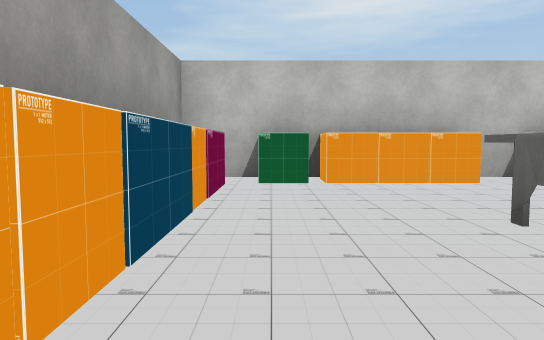
view 1 (above)

23 first-person views from a walk through a scene from a Unity 3-D project. The camera is 1.2 m above the floor, tilts 4° down and sees 70° across. The floor is counted in squares, 2 m on a side. Each view is taken from the middle of a square. On the plan, view 1 faces up. The plan holds only what a view shows up to about 11 squares ahead; the rest is blank. The place goes on beyond the plan. Some surface patterns are stand-ins.

view 2
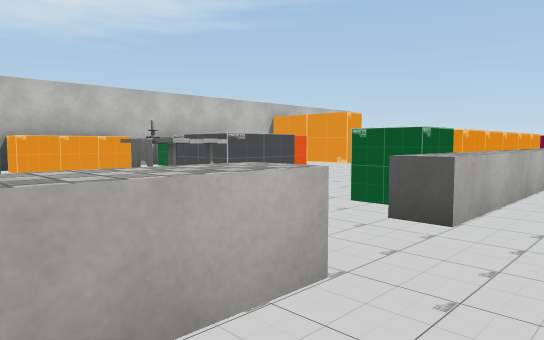

view 3
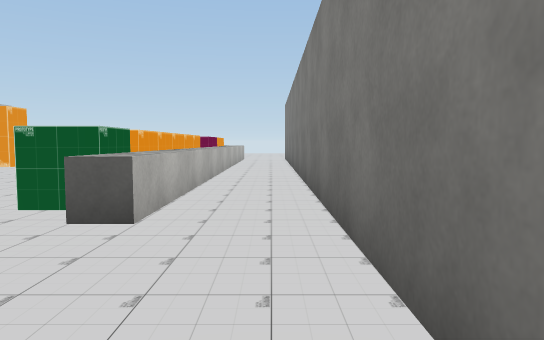

view 4
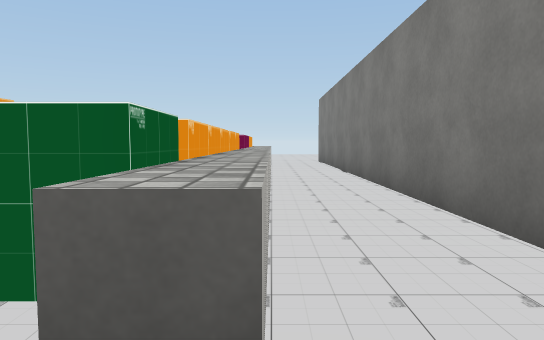

view 5
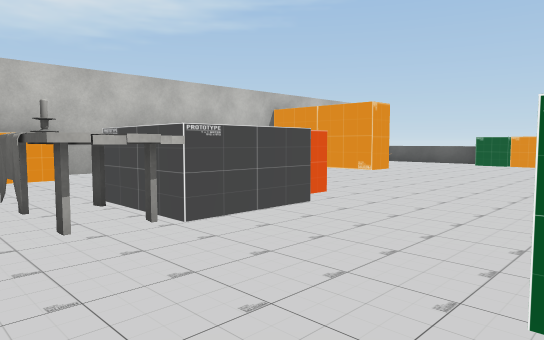

view 6
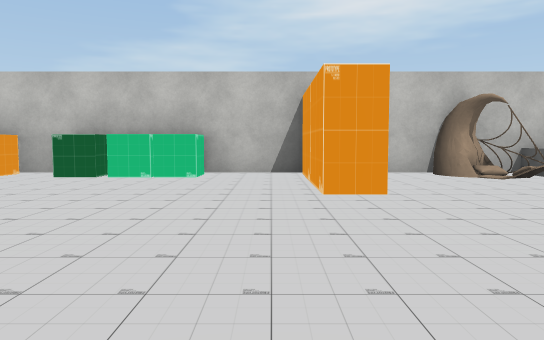

view 7
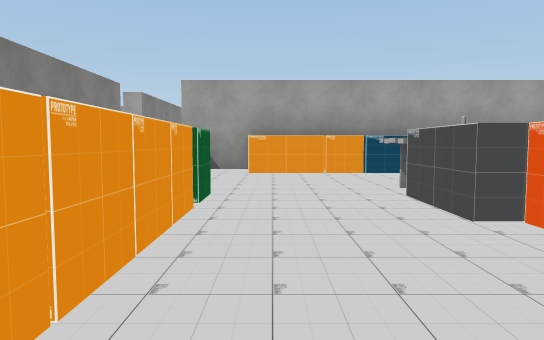

view 8
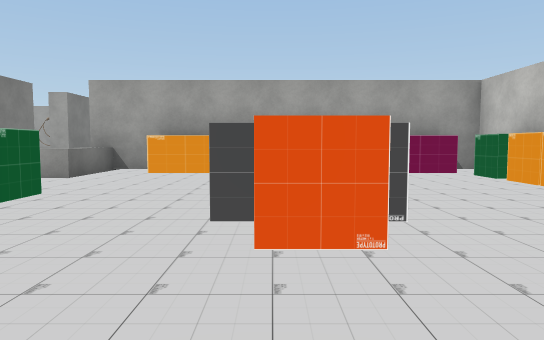

view 9
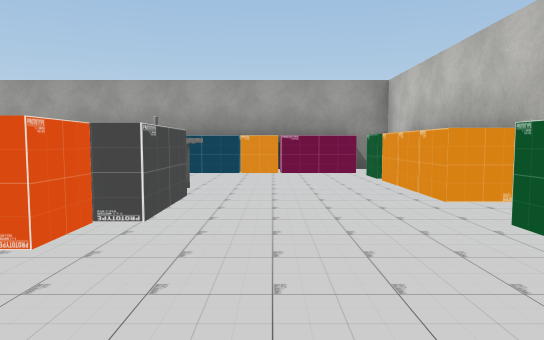

view 10
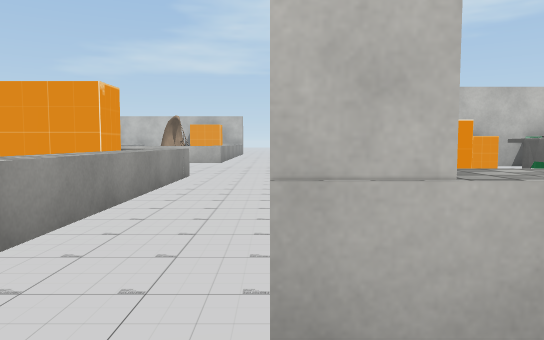

view 11
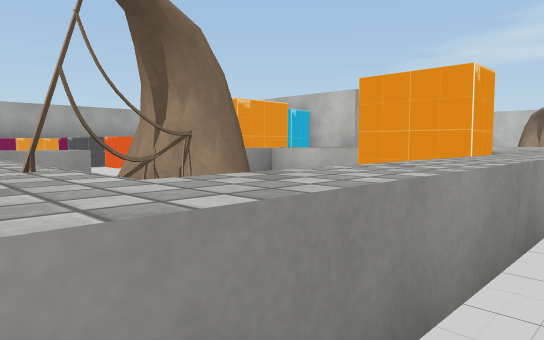

view 12
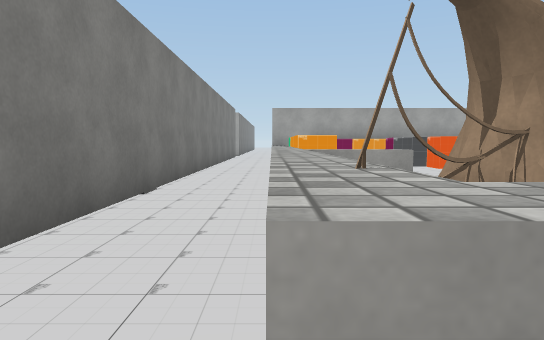

view 13
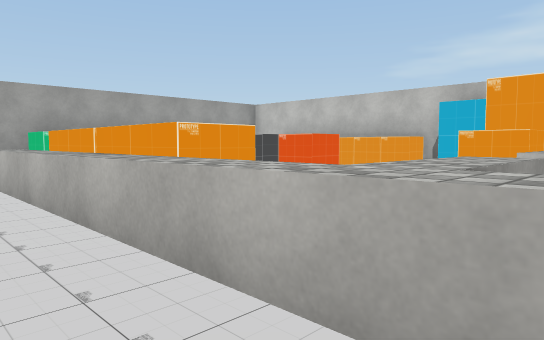

view 14
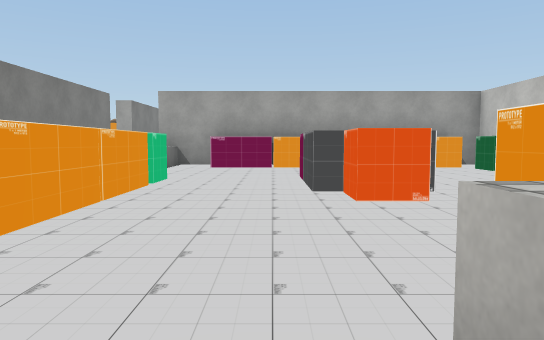

view 15
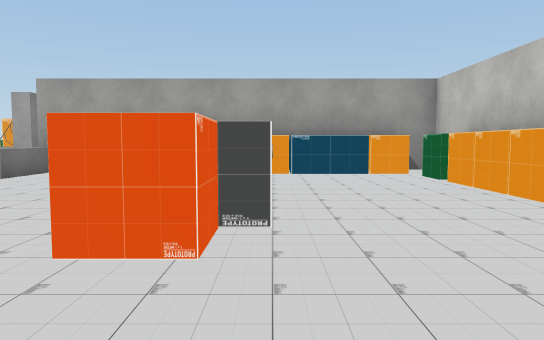

view 16
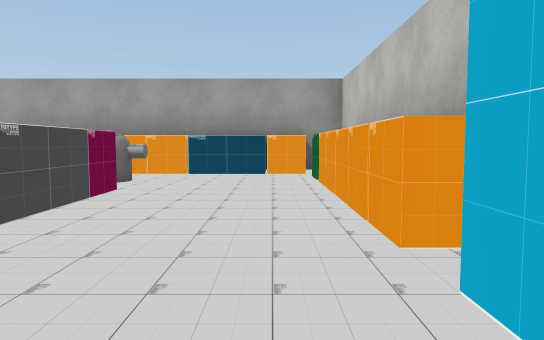

view 17
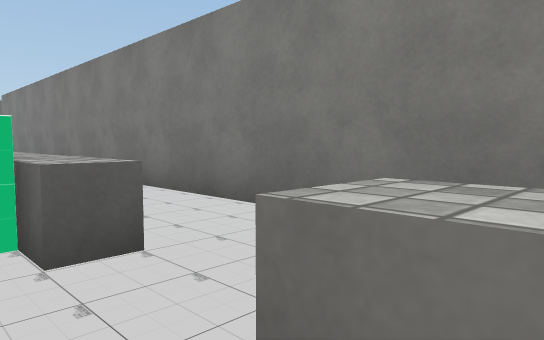

view 18
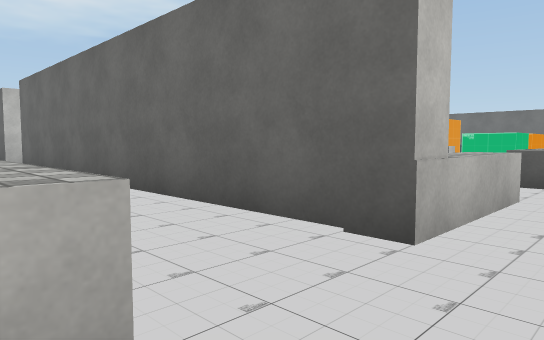

view 19
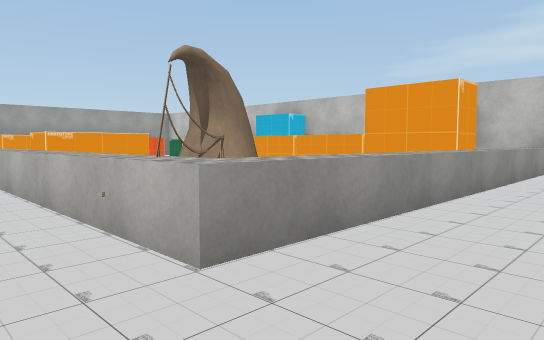

view 20
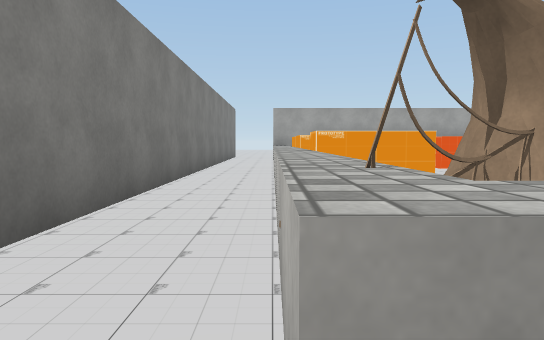

view 21
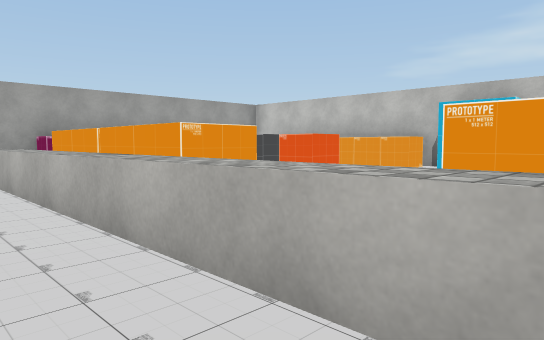

view 22
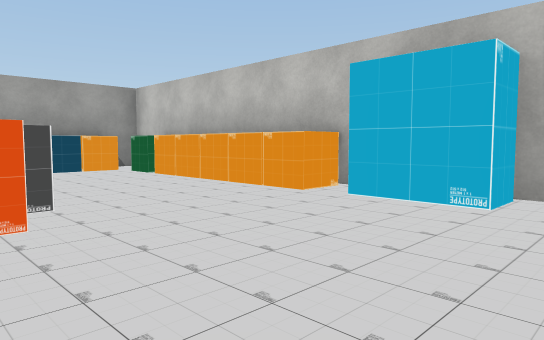

view 23
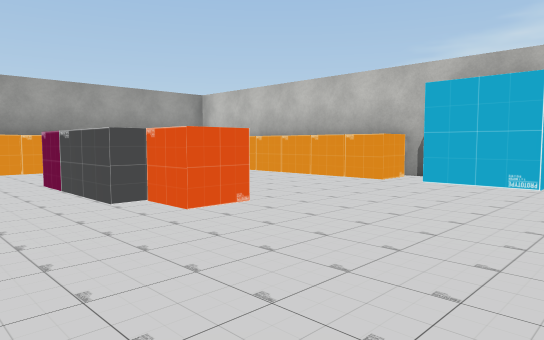

### Floor plan
Key: @ floor where view 1 was taken; # wall or solid block; . floor; ^ raised ledge; O other object.
Columns run from 35 left of view 1 to 11 right of it. Each row starts with its distance up from view 1.
 10                               O
  9                              ^O
  8                                ...
  7 #########    ## ###########    ..##############
  6 OOOOOO.##     ^ ##OOOOO.##^    ..##OOOO.OO..#.O
  5 O.........    ^. O........^    ..#^.........#..
  4 ^.........    ^. ^....... #^^ ^^.#O.........#..
  3     ^O....^^^##. O.O^^^...#  ##^.#O..OOO.......
  2 O..^^OO...    ^. O.O^^OO..O    ^.#O..OOO.......
  1 O.........    ^..O..........   ^.#O............
  0 ^     ....^  O^.#^........^   O^.#^@.........
 -1 #    ^^^..^ .O^.##...O^^^.^   O^.#....OOOOO.^^^
 -2     ^^^^^^^^^^^..^^.^O^^^^^^^^^^.#^^.^^^^^^^^^^
 -3     ..............  ............ ..............
 -4       # ##### #        # ##### #        ######

Where each view was taken, in squares from view 1:
view 1: 0 up, 0 right, facing up
view 2: 3 down, 1 left, facing up-right
view 3: 3 down, 1 left, facing right
view 4: 2 down, 1 right, facing right
view 5: 1 down, 1 right, facing up-right
view 6: 1 down, 8 right, facing up
view 7: 0 up, 7 right, facing left
view 8: 2 up, 7 right, facing left
view 9: 4 up, 7 right, facing left
view 10: 3 down, 2 left, facing up
view 11: 2 down, 3 left, facing up-left
view 12: 2 down, 3 left, facing left
view 13: 3 down, 8 left, facing up-left
view 14: 1 up, 8 left, facing left
view 15: 3 up, 10 left, facing left
view 16: 5 up, 10 left, facing left
view 17: 1 down, 17 left, facing down-right
view 18: 3 down, 21 left, facing up-right
view 19: 3 down, 19 left, facing up-left
view 20: 2 down, 20 left, facing left
view 21: 3 down, 25 left, facing up-left
view 22: 2 up, 26 left, facing up-left
view 23: 0 up, 26 left, facing up-left
